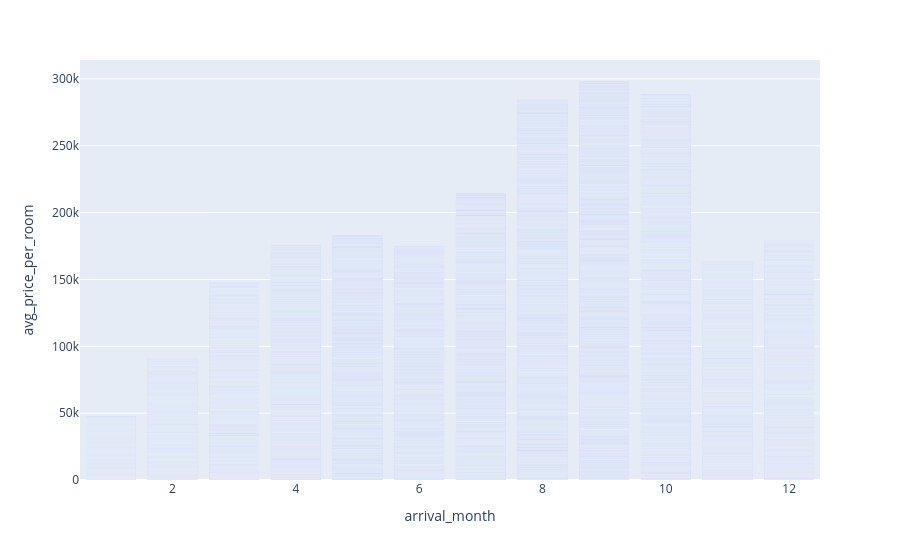

Source (notebook cell):
### Code cell
px.bar(hotel_df, x="arrival_month", y="avg_price_per_room")

### Figure 1 — Plotly figure (JSON) as saved in the notebook; plotly's stock layout.template omitted (floating-point values rounded to 4 significant figures; data arrays with more than 128 entries replaced by an {"elided": "..."} marker saying what was removed)
{"data": [{"hovertemplate": "arrival_month=%{x}<br>avg_price_per_room=%{y}<extra></extra>", "legendgroup": "", "marker": {"color": "#636efa", "pattern": {"shape": ""}}, "name": "", "orientation": "v", "showlegend": false, "textposition": "auto", "type": "bar", "x": {"elided": "21331 int values"}, "xaxis": "x", "y": {"elided": "21331 float values"}, "yaxis": "y"}], "layout": {"barmode": "relative", "legend": {"tracegroupgap": 0}, "margin": {"t": 60}, "xaxis": {"anchor": "y", "domain": [0, 1], "title": {"text": "arrival_month"}}, "yaxis": {"anchor": "x", "domain": [0, 1], "title": {"text": "avg_price_per_room"}}}}
